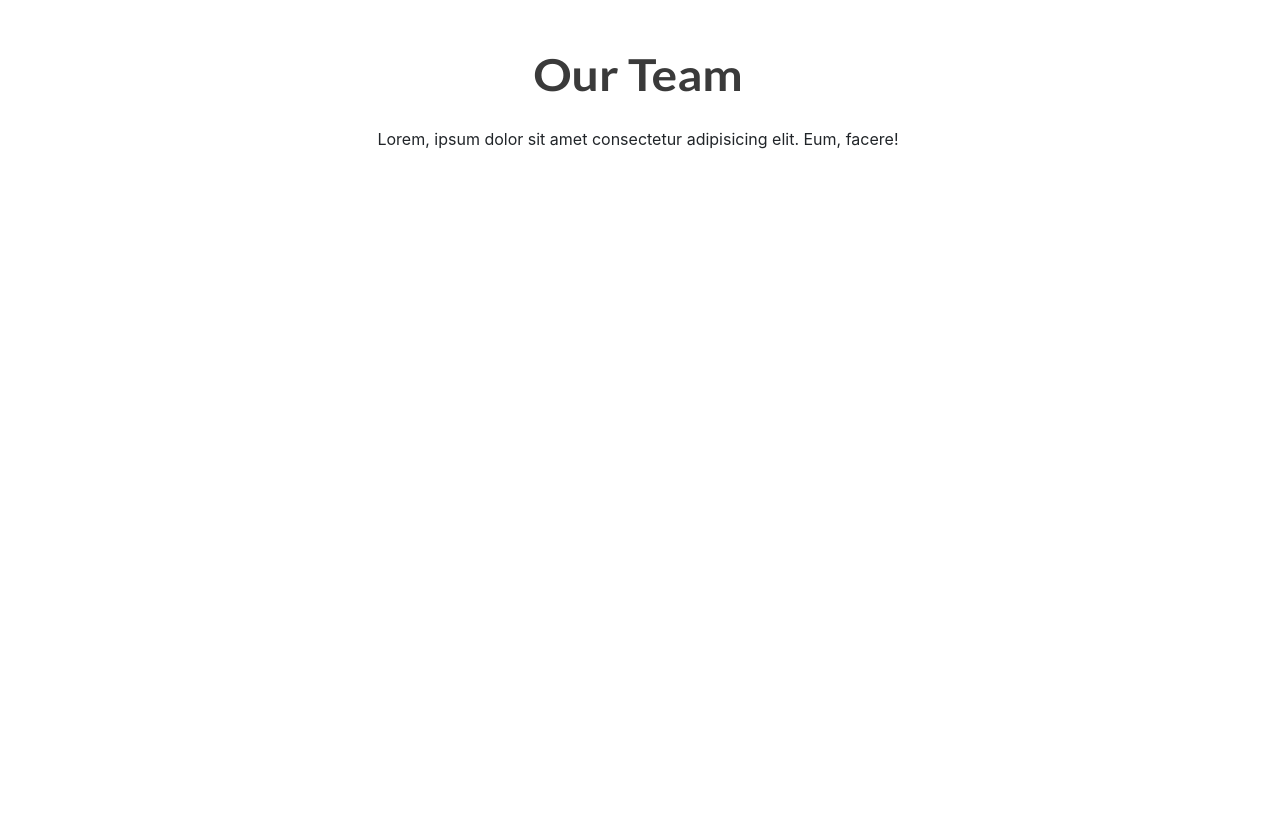
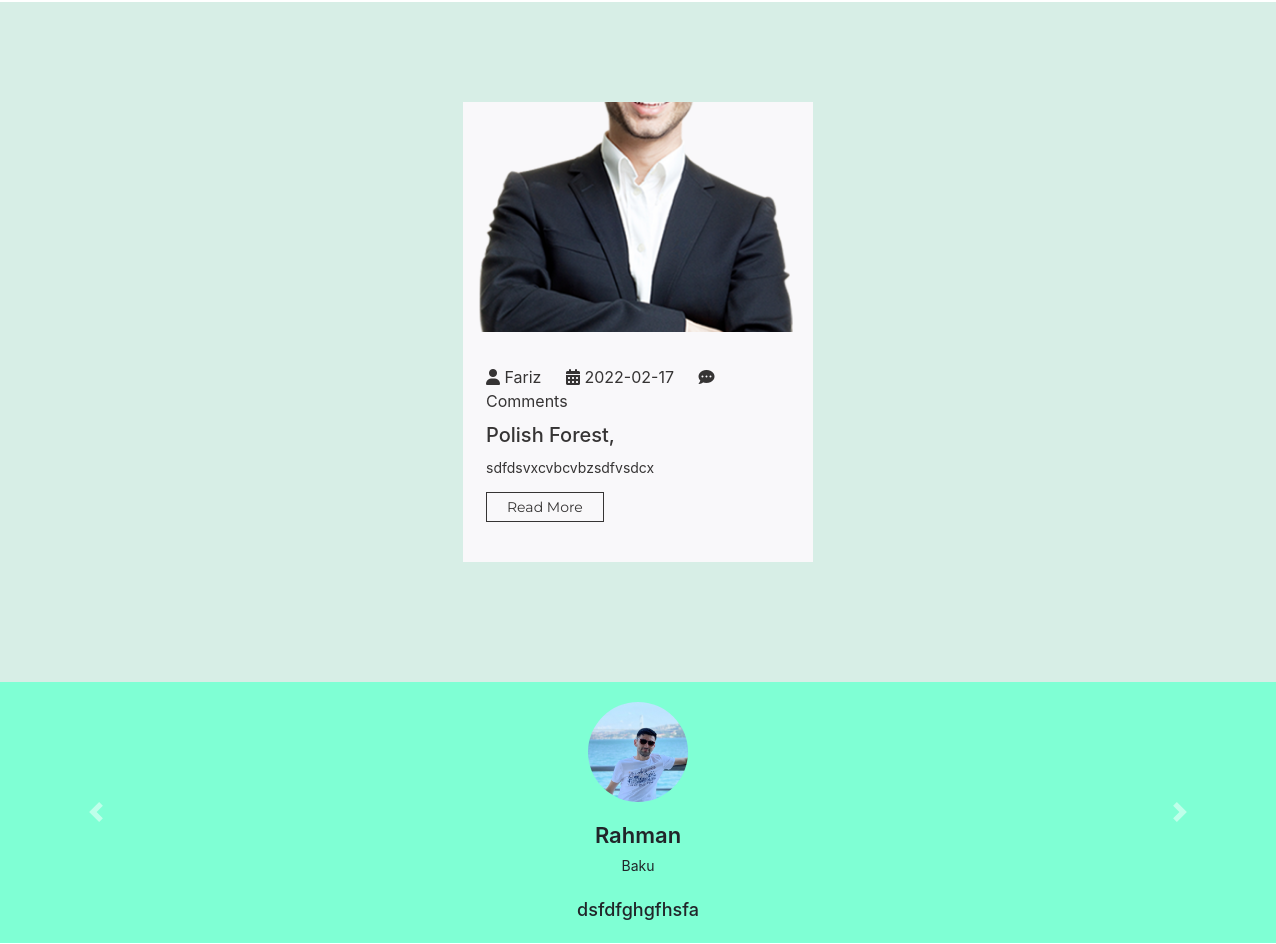
Before: / (middle part) with the older database file (2 pictures, top to bottom).
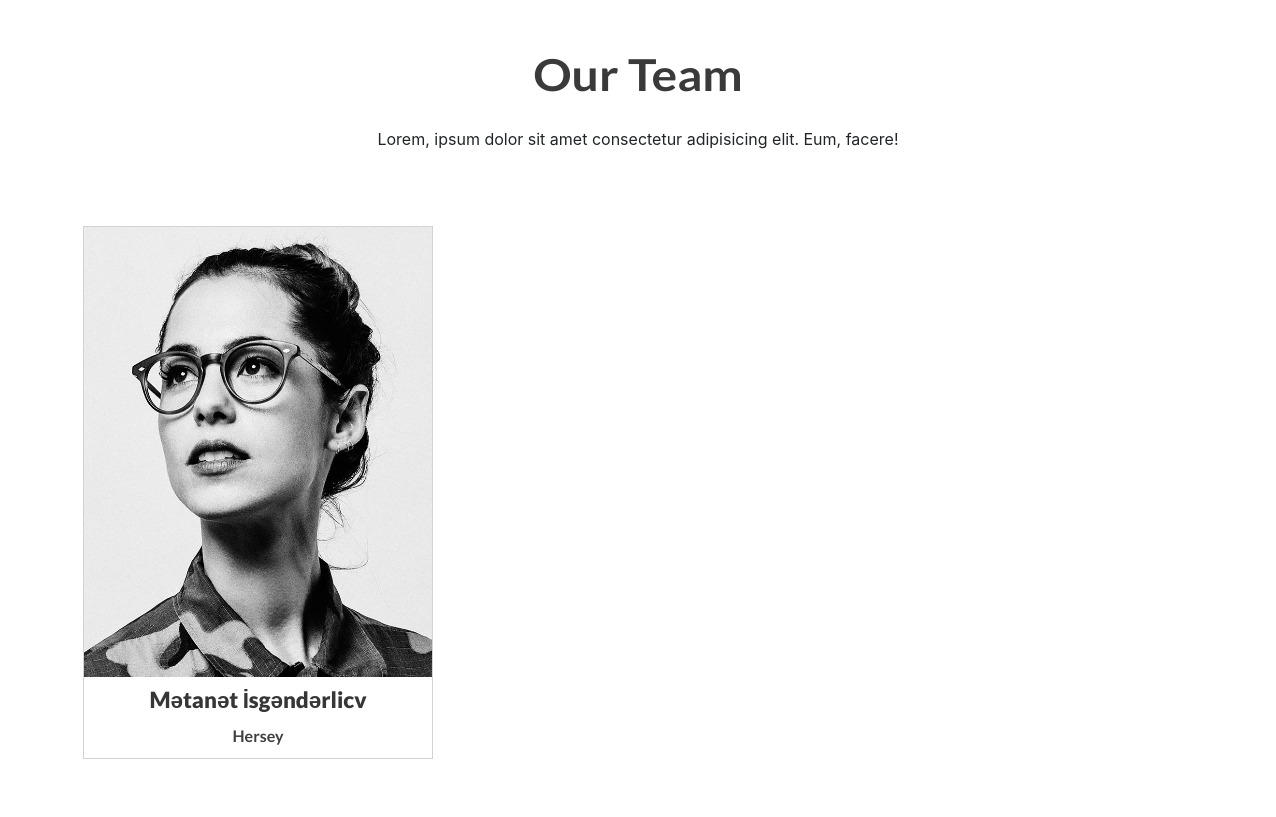
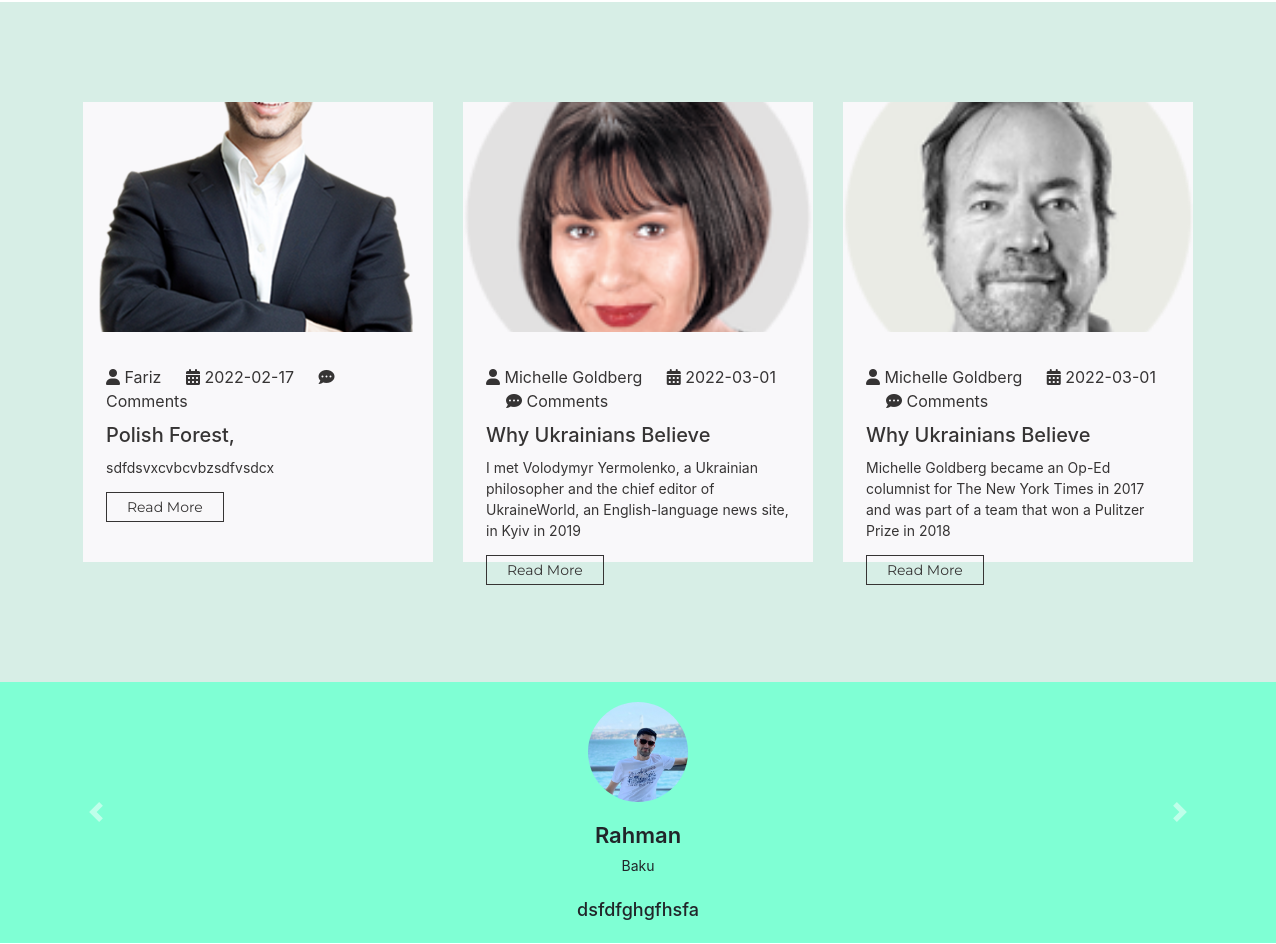
After: the same page with the newer database file (2 pictures, top to bottom).
### modules.py (models this page shows)
class Blogs(db.Model):
    id=db.Column(db.Integer,primary_key=True)
    blogger=db.Column(db.String(50))
    blog_pic=db.Column(db.String(50))
    blog_title=db.Column(db.String(20))
    blog_cont=db.Column(db.String(150))
    blog_url=db.Column(db.String(80))
    comment_date=db.Column(db.String(80))

class Ourteam(db.Model):
    id=db.Column(db.Integer,primary_key=True)
    _fullname=db.Column(db.String(50))
    _profession=db.Column(db.String(50))
    _fileAdi=db.Column(db.String(50))

### app/routes.py (the view)
@app.route("/",methods=['GET','POST'])
def app_index():
    from modules import Skills
    from modules import Contact
    from modules import Ourteam
    from modules import GetITouch
    from modules import Blogs
    messages=Contact.query.all()
    skills=Skills.query.all()
    myteam=Ourteam.query.all()
    elaqe=GetITouch.query.all()
    myblog = Blogs.query.all()
    return render_template('app/index.html',skills=skills,messages=messages,myteam=myteam,elaqe=elaqe,myblog=myblog)

### templates/app/index.html (shortened to what this page needs)
<!DOCTYPE html>
<html lang="en">
<head>
    <link rel="stylesheet" href="static/css/reset.css">
    <link rel="stylesheet" href="static/css/style.css">
    <link rel="stylesheet" href="static/css/slick.css">
    <link rel="stylesheet" href="static/css/feedback.css">
    <link href='https://unpkg.com/boxicons@2.1.1/css/boxicons.min.css' rel='stylesheet'>
    <link href="https://cdn.jsdelivr.net/npm/bootstrap@5.1.3/dist/css/bootstrap.min.css" rel="stylesheet">
    <link rel="stylesheet" href="https://cdn.jsdelivr.net/npm/bootstrap@4.6.1/dist/css/bootstrap.min.css">
    <link rel="stylesheet" href="https://maxcdn.bootstrapcdn.com/bootstrap/4.5.2/css/bootstrap.min.css">
    <link rel="stylesheet" href="https://cdnjs.cloudflare.com/ajax/libs/font-awesome/6.0.0-beta3/css/all.min.css"
    />
    <link rel="stylesheet" href="https://pro.fontawesome.com/releases/v5.10.0/css/all.css" />
</head>
<body>
    <section id="ourteam-section">
        <div class="container">
            <div class="ourteam-header">
                <h2>
                    Our Team
                </h2>
                <br>
                <p>
                    Lorem, ipsum dolor sit amet consectetur adipisicing elit. Eum, facere!
                </p>
            </div>
            <div class="ourteam-grid">
                {% for komanda in myteam %}
                <div class="item">
                    <div class="image-frame">
                        <div class="overlay"></div>
                        <img src="../static/uploads/{{komanda._fileAdi}}" alt="" style="background-size:cover ;">
                    </div>
                    <h3>{{komanda._fullname}}</h3>
                    <p>{{komanda._profession}}</p>
                </div>
                {% endfor %}
            </div>
        </div>
    </section>
    <section class="blog-section">
        <div class="container">
            <div class="blog-container">
                {% for serh in myblog %}
                <div class="gen-blog">
                    <div class="dt">
                        <div class="blog-pic ">
                            <img src="/static/images/{{serh.blog_pic}}" alt="">
                        </div>
                        <div class="blog-pic">
                            <div class="blog-pic-content">
                                <div class="b-comments">
                                    <span class="comments">
                                        <i class="fa-solid fa-user"></i>
                                        {{serh.blogger}}
                                        </span>
                                    <span class="comments">
                                        <i class="fa-solid fa-calendar-days"></i>
                                        {{serh.comment_date}}
                                        </span>
                                    <span class="comments">
                                            <i class="fa-solid fa-comment-dots"></i>
                                        Comments
                                        </span >
                                </div>
                                <h1>{{serh.blog_title}}</h1>
                                <p>{{serh.blog_cont}} </p>
                                <div class="read"> <a href="{{serh.blog_url}}" class="readme">Read More</a></div>
                            </div>
                        </div>
                    </div>
                </div>
                {% endfor %}
                </div>
            </div>
</section>
<section id="feedbacks" style="background-color: aquamarine;">
        <div id="carouselExampleCaptions" class="carousel slide" data-bs-ride="carousel">
            <div class="carousel-inner">
              <div class="carousel-item active ">
                <div class="d-flex algin-item-center justify-content-center fb-slide-prf">
                    <img style="border-radius: 50%;object-fit: cover;" src="/static/images/rahman.jpg" class="d-block" alt="...">
                </div>
                <div class="fb-slide-title text-center">
                    <h1>Rahman</h1>
                </div>
                <div class="fb-slide-from text-center">
                    <small>Baku</small>
                </div>
                <div class="fb-slide-content text-center">
                    <p>dsfdfghgfhsfa</p>
                </div>
              </div>
        </div>
        <button class="carousel-control-prev" type="button" data-bs-target="#carouselExampleCaptions" data-bs-slide="prev">
            <span class="carousel-control-prev-icon" aria-hidden="true"></span>
                                    </button>
                                    <button class="carousel-control-next" type="button" data-bs-target="#carouselExampleCaptions" data-bs-slide="next">
            <span class="carousel-control-next-icon" aria-hidden="true"></span>
          </button>
                                </div>
    </section>
    <section id="getintouch-section">
        <div class="container">
            <div class="git-subcontainer">
                <div class="git-header">
                    <h1>Get In Touch</h1>
                    <br>
                </div>
            </div>
        </div>
    </section>
</body>
</html>

### static/css/style.css (style rules this page uses)
html { scroll-behavior: smooth; }
p { margin: 0px; }
.container { max-width: 1200px; margin: 0px auto; }
img { width: 100%; height: 100%; }
#ourteam-section { min-height: 850px; }
.ourteam-header { width: 600px; align-items: center; text-align: center; margin: 0 auto; }
.ourteam-header h2 { font-size: 2.5em; font-weight: 700; transform: scale(1.2, 1.1); color: rgb(58, 58, 58); word-spacing: 0.1px; font-family: 'Lato', sans-serif; padding-top: 78px; }
.ourteam-grid { display: grid; margin-top: 75px; width: 100%; height: 100%; border: lavender; font-family: 'Lato', sans-serif; align-items: center; text-align: center; gap: 30px; position: relative; grid-template-columns: repeat(3, 3fr); }
.ourteam-grid .item { border: 0.01px solid lightgray; position: relative; }
.ourteam-grid .item h3 { margin: 10px 0; padding-top: 10px 0px; }
.ourteam-grid .item p { padding-bottom: 10px; }
.ourteam-grid h3 { color: rgb(54, 54, 54); font-size: 1.4em; font-weight: 800; margin-top: 0 auto; }
.ourteam-grid p { color: rgb(63, 63, 63); font-weight: 700; margin: 0 auto; }
.image-frame { overflow: hidden; width: 100%; height: 450px; position: relative; }
.overlay { content: ""; width: 100%; height: 100%; background: rgba(0, 0, 0, 0, ); position: absolute; top: 0px; left: 0px; transition: 0.2s; }
.blog-section { background-color: rgb(215, 238, 230); width: 100%; min-height: 680px; }
.gen-blog { padding-top: 100px; display: flex; }
.b-comments :not(:first-child) { margin-left: 20px; }
.b-comments, .blog-pic-content h1, .blog-pic-content p { margin-top: 10px; color: rgb(54, 52, 52); }
.blog-pic-content h1 { font-size: 20px; }
.blog-pic-content p { line-height: 1.5; font-size: 14px; }
.blog-pic-content { padding: 23px; position: relative; }
.blog-pic-content .readme { border: 1px solid rgb(54, 52, 52); color: rgb(54, 52, 52); text-decoration: none; background: none; font-size: 14px; padding: 5px 20px 5px 20px; font-family: 'Montserrat', sans-serif; transition: color 0.4s linear; transition: 0.6s; cursor: pointer; margin-bottom: 10px; left: 5px; z-index: 10; box-sizing: border-box; }
.blog-pic { width: 350px; height: 230px; background-color: rgb(249, 248, 250); }
.blog-pic img { object-fit: cover; width: 100%; }
.blog-container { width: inherit; display: flex; justify-content: center; align-items: center; gap: 30px; }
#getintouch-section { height: 600px; margin: 0px auto; background-position: center; background-size: cover; }
.git-header { align-items: center; text-align: center; }
.git-subcontainer { align-items: center; }
.git-header h1 { font-size: 2.5em; font-weight: 700; transform: scale(1.2, 1.1); color: rgb(58, 58, 58); word-spacing: 0.1px; font-family: 'Lato', sans-serif; padding-top: 78px; padding-bottom: 10px; }
::placeholder { font-size: 12px; font-weight: 600; color: rgb(99, 99, 99); font-family: 'Montserrat', sans-serif; }

### static/css/feedback.css (style rules this page uses)
.carousel h1, p, small { transition: 0.5s; }
.fb-slide-prf img { width: 100px; height: 100px; }
.fb-slide-prf, .fb-slide-title h1, .fb-slide-content p, .fb-slide-from small { margin-top: 20px; }
.fb-slide-title h1 { font-weight: 600 !important; font-size: 22px; margin-bottom: 5px; }
.fb-slide-from small { font-weight: 400 !important; font-size: 14px; }
.fb-slide-content { display: flex; justify-content: center; }
.fb-slide-content p { width: 70%; font-weight: 500 !important; font-size: 18px; margin-bottom: 20px; line-height: 1.4; }

Changed rows visible on the page:
added Ourteam: _fileAdi (picture), _fullname "Mətanət İsgəndərlicv", _profession "Hersey"
added Blogs: blog_pic (picture), blogger "Michelle Goldberg", comment_date "2022-03-01", blog_title "Why Ukrainians Believe", blog_cont "I met Volodymyr Yermolenko, a Ukrainian philosopher and the chief editor of UkraineWorld, an English-language news site, in Kyiv in 2019"
added Blogs: blog_pic (picture), blogger "Michelle Goldberg", comment_date "2022-03-01", blog_title "Why Ukrainians Believe", blog_cont "Michelle Goldberg became an Op-Ed columnist for The New York Times in 2017 and was part of a team that won a Pulitzer Prize in 2018"
